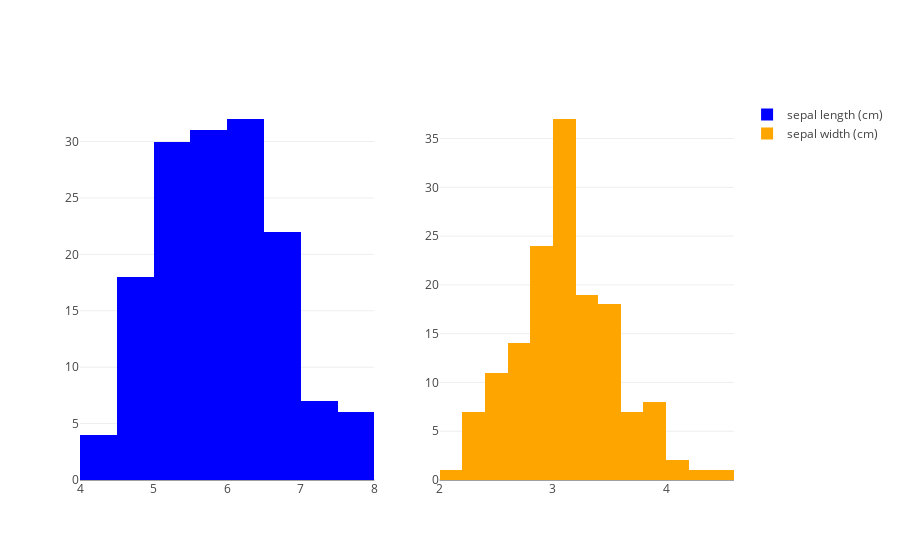

The cell this chart's notebook holds for it:
### Markdown cell above
**minimum example**

### Code cell
x1 = df.iloc[:, 1]
x2 = df.iloc[:, 2]

# trace
trace1 = go.Histogram(x=x0,
                      name=feat_names[0],
                      marker=dict(color='blue'))
trace2 = go.Histogram(x=x1,
                      name=feat_names[1],
                      marker=dict(color='orange'))
data = [trace1, trace2]


fig = tools.make_subplots(rows=1, cols=2)
fig.append_trace(trace1, 1, 1)
fig.append_trace(trace2, 1, 2)

iplot(fig)

### Figure 1 — Plotly figure (JSON) as saved in the notebook; plotly's stock layout.template omitted (floating-point values rounded to 4 significant figures; data arrays with more than 128 entries replaced by an {"elided": "..."} marker saying what was removed)
{"data": [{"marker": {"color": "blue"}, "name": "sepal length (cm)", "type": "histogram", "uid": "c57863ff-1946-444d-8e80-543a281553f7", "x": {"elided": "150 float values"}, "xaxis": "x", "yaxis": "y"}, {"marker": {"color": "orange"}, "name": "sepal width (cm)", "type": "histogram", "uid": "ef2f660e-714f-4921-97d2-0e2d089cda5d", "x": {"elided": "150 float values"}, "xaxis": "x2", "yaxis": "y2"}], "layout": {"autosize": true, "xaxis": {"anchor": "y", "autorange": true, "domain": [0, 0.45], "range": [4, 8], "type": "linear"}, "xaxis2": {"anchor": "y2", "autorange": true, "domain": [0.55, 1], "range": [2.0, 4.6], "type": "linear"}, "yaxis": {"anchor": "x", "autorange": true, "domain": [0, 1], "range": [0, 33.68]}, "yaxis2": {"anchor": "x2", "autorange": true, "domain": [0, 1], "range": [0, 38.95]}}}
